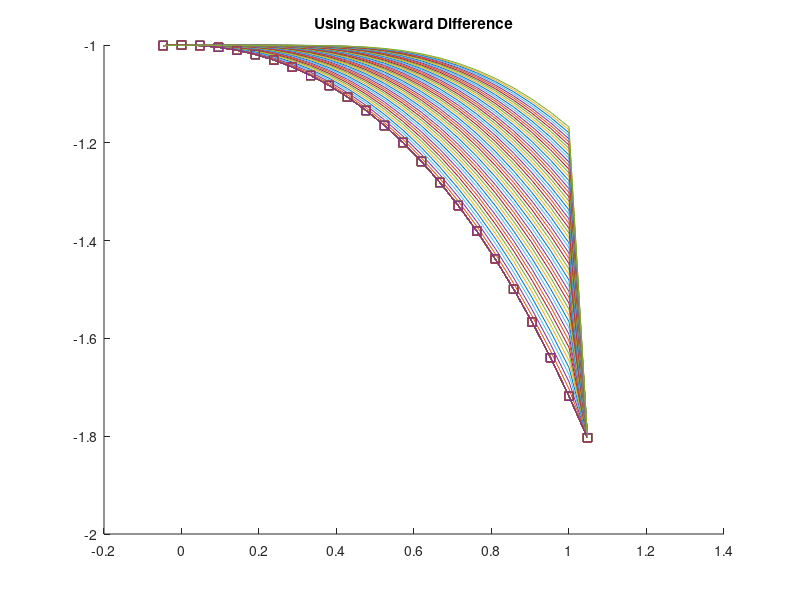

The MATLAB script that drew this image:
% Q19  Backward diff
clc
clear all
a = 1;
v=1;
N = 21; 
umax = 1;
umin =0;
x = 0;
xmax = 0.5;
dx = 0.009;

%discretize the domain
du = (umax-umin)/N;
u = umin - du:du:umax +du;

% initial conditions
t0 = u/a - (1/a^2)*v*exp(u*a/v);
t = t0;
tnp1 = t0;
tnp2 = t0;

%loop
%plot(u,t0,'-s')
hold on
nsteps = xmax/dx;
for n = 1 : nsteps
    
    %calculate boundary conditions
    t(1) = t(3);
    t(N + 3) = t(N +1);
    
    %calculate the FOU scheme
    for i = 2 : N+2
         
         tnp1(i) = t(i) - v*dx/du * (t(i) - t(i-1));
        
    end
    
    %update x and t
    %o =0
    x = x + dx;
    t = tnp1 ;
    %t1 = tnp2;
    
    % plot solution
    
    %hold on
    
    %plot(u,t1)
    plot(u,t0,'-s')
    hold on
    plot(u,t)
    title("Using Backward Difference")
end

%xlim([0 1]);